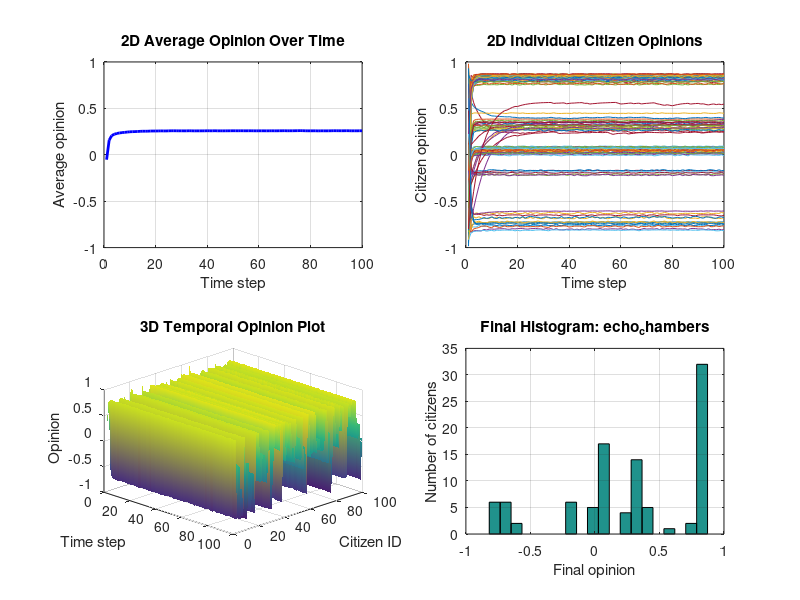

This figure's MATLAB source:
% This script simulates how opinions change in a social network.
% Run it from this folder with:
%   octave strong_influencer.m

clear;
clc;

fprintf('Opinion Dynamics ABM: AI Learning Assistants\n');
script_file = mfilename('fullpath');
if isempty(script_file)
    script_dir = pwd;
else
    script_dir = fileparts(script_file);
end

output_dir = fullfile(script_dir, '..', 'results');
if exist(output_dir, 'dir') ~= 7
    mkdir(output_dir);
end

scenario_name = 'strong_influencer';
fprintf('Scenario: %s\n', scenario_name);

    % These values set the population size and simulation length.
    N = 100;             % The number of citizens is within the required range.
    I = 5;               % The number of influencers is within the required range.
    E = 3;               % The number of education experts is within the required range.
    time_steps = 100;    % The number of time steps is within the required range.

    seed = 2133;

    % These probabilities control how connected the agents are.
    p_cc = 0.08;         % This controls citizen-to-citizen links.
    p_ci = 0.45;         % This controls citizen-to-influencer links.
    p_ce = 0.30;         % This controls citizen-to-expert links.

    % These rates control how strongly opinions move after interaction.
    alpha = 0.05;        % This controls direct citizen influence.
    beta = 0.12;         % This controls neighbour averaging.
    gamma = 0.10;        % This controls expert influence.
    delta = 0.10;        % This controls influencer influence.

    % These values give different agent roles different influence levels.
    citizen_influence = 0.35;
    influencer_strength_value = 1.25;
    expert_strength = 0.75;

    % These ranges describe how much citizens trust each connected agent type.
    trust_cc_min = 0.25;
    trust_cc_max = 0.75;
    trust_ci_min = 0.35;
    trust_ci_max = 0.80;
    trust_ce_min = 0.60;
    trust_ce_max = 0.95;

    seed = 2134;
    delta = 0.35;
    influencer_strength_value = 2.50;
    p_ci = 0.35;
    trust_ci_min = 0.75;
    trust_ci_max = 1.00;

    fprintf('  agents: citizens=%d, influencers=%d, experts=%d, time steps=%d\n', ...
            N, I, E, time_steps);
    fprintf('  network probabilities: citizen=%.2f, influencer=%.2f, expert=%.2f\n', ...
            p_cc, p_ci, p_ce);
    fprintf('  update rates: alpha=%.2f, beta=%.2f, gamma=%.2f, delta=%.2f\n', ...
            alpha, beta, gamma, delta);

    % The initial opinions and fixed role opinions are created here.
    rand('seed', seed);
    randn('seed', seed);

    % Citizen opinions begin with a mix of negative, neutral, and positive views.
    O_citizens = -1 + 2 * rand(N, 1);

    % Influencers are given stronger opinions so their social effect can be tested.
    base_influencer_opinions = [0.95; 0.90; -0.95; -0.90; 0.95; -0.90; 0.70; -0.70; 0.80; -0.75];
    O_influencers = base_influencer_opinions(1:I);

    % Experts are kept closer to balanced or moderately supportive opinions.
    base_expert_opinions = [0.35; 0.45; 0.50; 0.25; 0.55];
    O_experts = base_expert_opinions(1:E);

    citizen_influence_vector = citizen_influence * ones(N, 1);
    influencer_strength = influencer_strength_value * ones(I, 1);

    % The social network and trust values are generated randomly for each scenario.
    rand('seed', seed + 1000);
    randn('seed', seed + 1000);

    A_cc = double(rand(N, N) < p_cc);
    A_cc = A_cc - diag(diag(A_cc));       % Citizens should not connect to themselves.

    A_ci = double(rand(N, I) < p_ci);
    A_ce = double(rand(N, E) < p_ce);

    T_cc = (trust_cc_min + (trust_cc_max - trust_cc_min) * rand(N, N)) .* A_cc;
    T_ci = (trust_ci_min + (trust_ci_max - trust_ci_min) * rand(N, I)) .* A_ci;
    T_ce = (trust_ce_min + (trust_ce_max - trust_ce_min) * rand(N, E)) .* A_ce;

    % The simulation stores both individual opinions and the population average.
    O = O_citizens;
    opinion_history = zeros(time_steps, N);
    average_history = zeros(time_steps, 1);

    opinion_history(1, :) = O';
    average_history(1) = mean(O);

    for t = 2:time_steps
        O_new = O;

        for i = 1:N
            current_opinion = O(i);

            % A citizen may be directly influenced by one connected citizen.
            neighbours = find(A_cc(i, :) > 0);
            if isempty(neighbours)
                direct_effect = 0;
                average_effect = 0;
            else
                selected_position = ceil(rand * length(neighbours));
                j = neighbours(selected_position);
                trust_ij = T_cc(i, j);

                direct_effect = alpha ...
                              * trust_ij ...
                              * citizen_influence_vector(j) ...
                              * (O(j) - O(i));

                mean_neighbour_opinion = mean(O(neighbours));
                average_effect = beta * (mean_neighbour_opinion - O(i));
            end

            % Connected experts pull opinions toward a more balanced position.
            connected_experts = find(A_ce(i, :) > 0);
            if isempty(connected_experts)
                expert_effect = 0;
            else
                trust_expert = mean(T_ce(i, connected_experts));
                mean_expert_opinion = mean(O_experts(connected_experts));
                expert_effect = gamma ...
                              * trust_expert ...
                              * expert_strength ...
                              * (mean_expert_opinion - current_opinion);
            end

            % Connected influencers can move opinions more strongly.
            connected_influencers = find(A_ci(i, :) > 0);
            if isempty(connected_influencers)
                influencer_effect = 0;
            else
                trust_influencer = mean(T_ci(i, connected_influencers));
                mean_influencer_opinion = mean(O_influencers(connected_influencers));
                mean_influencer_strength = mean(influencer_strength(connected_influencers));
                influencer_effect = delta ...
                                  * trust_influencer ...
                                  * mean_influencer_strength ...
                                  * (mean_influencer_opinion - current_opinion);
            end

            O_new(i) = current_opinion ...
                     + direct_effect ...
                     + average_effect ...
                     + expert_effect ...
                     + influencer_effect;
        end

        % Opinion values are kept inside the allowed range.
        O = max(-1, min(1, O_new));
        opinion_history(t, :) = O';
        average_history(t) = mean(O);
    end

    final_opinions = O;

    % Summary values are used to classify the final opinion pattern.
    final_mean = mean(final_opinions);
    final_std = std(final_opinions);
    final_min = min(final_opinions);
    final_max = max(final_opinions);

    share_positive = mean(final_opinions > 0.35);
    share_negative = mean(final_opinions < -0.35);
    share_neutral = mean(abs(final_opinions) <= 0.20);

    same_sign_links = 0;
    total_links = 0;

    for i = 1:length(final_opinions)
        neighbours = find(A_cc(i, :) > 0);
        for k = 1:length(neighbours)
            j = neighbours(k);
            if sign(final_opinions(i)) == sign(final_opinions(j))
                same_sign_links = same_sign_links + 1;
            end
            total_links = total_links + 1;
        end
    end

    if total_links == 0
        echo_score = 0;
    else
        echo_score = same_sign_links / total_links;
    end

    if final_std < 0.15 && abs(final_mean) > 0.35
        classification = 'consensus';
    elseif share_positive > 0.20 && share_negative > 0.20 && final_std > 0.35
        classification = 'polarization';
    elseif echo_score > 0.65 && final_std > 0.25
        classification = 'echo_chambers';
    elseif final_std > 0.45
        classification = 'fragmentation';
    elseif share_neutral > 0.45
        classification = 'mixed_neutral';
    else
        classification = 'mixed_neutral';
    end

    % Each scenario is shown using the required plots.
    time_axis = 1:time_steps;
    citizen_axis = 1:N;
    scenario_title = strrep(scenario_name, '_', ' ');

    figure('Name', ['Results - ' scenario_title]);

    subplot(2, 2, 1);
    plot(time_axis, average_history, 'b-', 'LineWidth', 2);
    grid on;
    ylim([-1 1]);
    xlabel('Time step');
    ylabel('Average opinion');
    title('2D Average Opinion Over Time');

    subplot(2, 2, 2);
    plot(time_axis, opinion_history);
    grid on;
    ylim([-1 1]);
    xlabel('Time step');
    ylabel('Citizen opinion');
    title('2D Individual Citizen Opinions');

    subplot(2, 2, 3);
    surf(time_axis, citizen_axis, opinion_history');
    shading interp;
    xlabel('Time step');
    ylabel('Citizen ID');
    zlabel('Opinion');
    zlim([-1 1]);
    title('3D Temporal Opinion Plot');
    view(45, 30);

    subplot(2, 2, 4);
    hist(final_opinions, 20);
    grid on;
    xlim([-1 1]);
    xlabel('Final opinion');
    ylabel('Number of citizens');
    title(['Final Histogram: ' classification]);

    drawnow;

    % The combined graph is saved so it can be used in the report or website.
    graph_file = fullfile(output_dir, [scenario_name '_graphs.png']);
    try
        print(graph_file, '-dpng', '-r150');
    catch
        fprintf('  graph image could not be saved, but the figure was created.\n');
    end

    fprintf('  final mean = %.4f, std = %.4f, class = %s\n', ...
            final_mean, final_std, classification);
    fprintf('  positive share = %.2f, negative share = %.2f, neutral share = %.2f, echo score = %.2f\n', ...
            share_positive, share_negative, share_neutral, echo_score);

    if strcmp(classification, 'consensus')
        fprintf('  interpretation: most citizens moved toward a similar opinion.\n');
    elseif strcmp(classification, 'polarization')
        fprintf('  interpretation: both supportive and opposing opinion groups remain strong.\n');
    elseif strcmp(classification, 'fragmentation')
        fprintf('  interpretation: final opinions remain widely spread across the population.\n');
    elseif strcmp(classification, 'echo_chambers')
        fprintf('  interpretation: connected citizens tend to share similar final opinions.\n');
    else
        fprintf('  interpretation: public opinion remains moderate or mixed.\n');
    end
fprintf('\nDone. Graph image saved in ../results\n');
